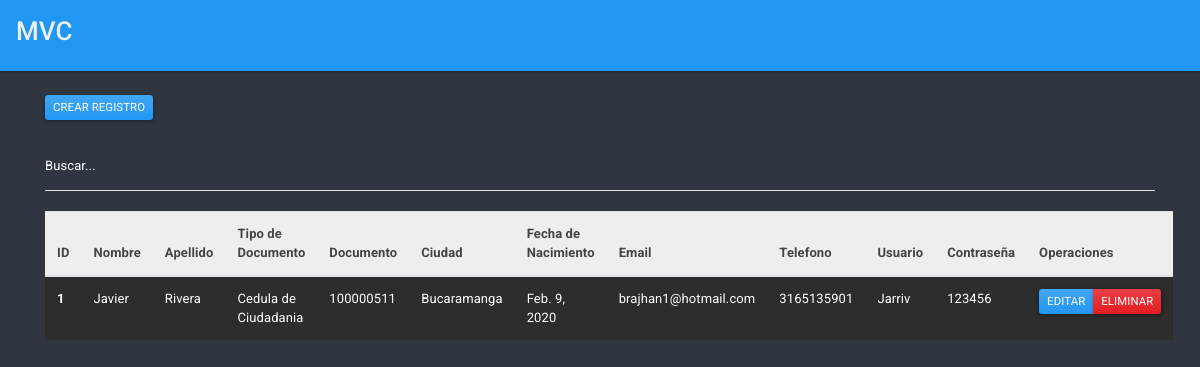
Before: /aplicacion/listar_persona/ with the older database file.
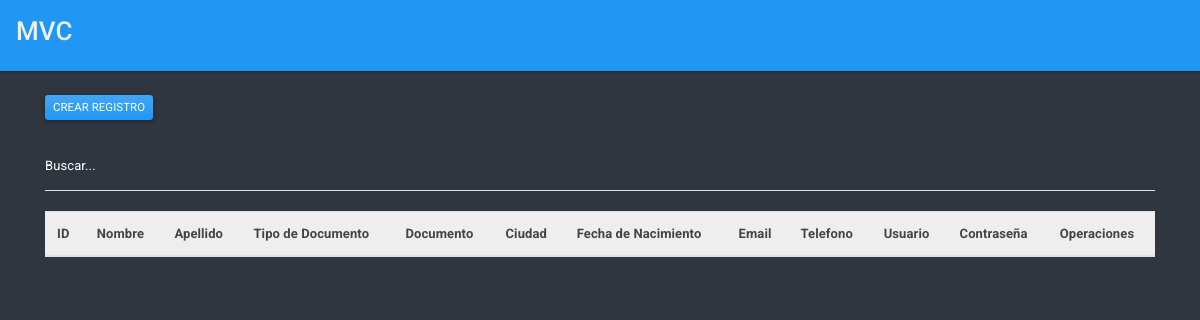
After: the same page with the newer database file.
### aplicacion/models.py (models this page shows, shortened)
class Persona(models.Model):
    id = models.AutoField(primary_key= True)
    nombre = models.CharField(max_length=30)
    apellido = models.CharField(max_length=30)
    tipodocumento = models.ForeignKey(TipoDocumento, on_delete= models.CASCADE)
    documento = models.BigIntegerField()
    lugarresidencia = models.ForeignKey(Ciudad, on_delete= models.CASCADE)
    fechanacimiento = models.DateField()
    email = models.EmailField(max_length=30)
    telefono = models.BigIntegerField()
    usuario = models.CharField(max_length=30)
    password = models.CharField(max_length=15)

class TipoDocumento(models.Model):
    id = models.AutoField(primary_key=True)
    nombre = models.CharField(max_length=50)
    descripcion = models.CharField(max_length=200)
    def __str__(self):
        return self.nombre

class Ciudad(models.Model):
    id = models.AutoField(primary_key=True)
    nombre = models.CharField(max_length=50)
    descripcion = models.CharField(max_length=200)
    def __str__(self):
        return self.nombre

### aplicacion/views.py (the view)
# urls.py: path('listar_persona/',ListPersona.as_view(), name= "listar_persona"),
class ListPersona(ListView):
    model = Persona
    template_name = 'aplicacion/listar_persona.html'

### aplicacion/templates/aplicacion/listar_persona.html (shortened to what this page needs)
{% extends "MVC.html" %}
{% block body %}
<a  href="/aplicacion/crear_persona" class="btn btn-primary btn-sm">Crear Registro</a><br/>
<br/>
<input class="form-control" type="search" placeholder="Buscar..." data-target="tabla-resultado">
<br>
<table class="table table-striped table-dark" id="tabla-resultado">
    <thead class="thead-light">
      <tr style="color: white;">
        <th scope="col">ID</th>
        <th scope="col">Nombre</th>
        <th scope="col">Apellido</th>
        <th scope="col">Tipo de Documento</th>
        <th scope="col">Documento</th>
        <th scope="col">Ciudad</th>
        <th scope="col">Fecha de Nacimiento</th>
        <th scope="col">Email</th>
        <th scope="col">Telefono</th>
        <th scope="col">Usuario</th>
        <th scope="col">Contraseña</th>
        <th scope="col">Operaciones</th>
      </tr>
    </thead>
    <tbody>
      {% for persona in object_list %}
      <tr>
        <th scope="row">{{ persona.id }}</th>
        <td>{{ persona.nombre }}</td>
        <td>{{ persona.apellido}}</td>
        <td>{{ persona.tipodocumento}}</td>
        <td>{{ persona.documento}}</td>
        <td>{{ persona.lugarresidencia}}</td>
        <td>{{ persona.fechanacimiento}}</td>
        <td>{{ persona.email}}</td>
        <td>{{ persona.telefono}}</td>
        <td>{{ persona.usuario}}</td>
        <td>{{ persona.password}}</td>
        <td>
          <div class="btn-group">
              <a  href="/aplicacion/editar_persona/{{ persona.id }}/" class="btn btn-primary btn-sm">Editar</a>
              <a  href="/aplicacion/eliminar_persona/{{ persona.id }}/" class="btn btn-danger btn-delete btn-sm">Eliminar</a>
          </div>
        </td>
      </tr>
      {% endfor %}
    </tbody>
  </table>
{% endblock %}

### aplicacion/templates/MVC.html (shortened to what this page needs)
<!DOCTYPE html>
<html lang="en">
<head>
    <link rel="stylesheet" href="https://bootswatch.com/4/materia/bootstrap.min.css">
</head>
<body>
    <nav class="navbar bg-primary">
      <h2 style="color: #ecf0f1" class="h2" >MVC</h2>
      </nav>
      <div class="container pt-4">
        {% block body %}
        {% endblock %}
      </div>
</body>
</html>

### aplicacion/templates/MVC.html (style rules this page uses)
body { background-color: #2f3640; }

Changed rows visible on the page:
removed Persona: id "1", nombre "Javier", apellido "Rivera", tipodocumento "Cedula de Ciudadania", documento "100000511", lugarresidencia "Bucaramanga", fechanacimiento "Feb. 9, 2020", email "brajhan1@hotmail.com", telefono "3165135901", usuario "Jarriv", password "123456"
